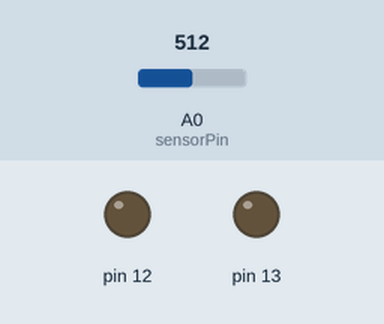
Bench run of a sketch on a simulated Arduino Uno, built with avr-gcc and run on an emulated ATmega328P. Shown: output pins drawn as LEDs (lit = HIGH). Inputs (shaded band) come from the test bench; at power-on: A0 (sensorPin) = 512.

Above: at 1.2 s.
1.3 s: A0 (sensorPin) set to 485
At 2.4 s:
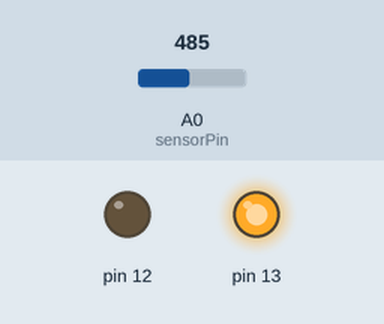
2.8 s: A0 (sensorPin) set to 510
At 3.5 s:
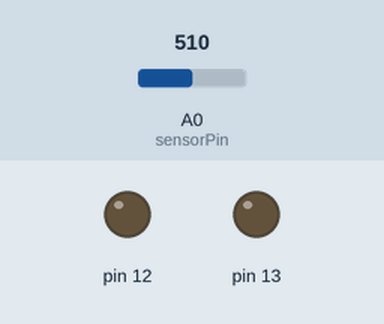
4.3 s: A0 (sensorPin) set to 490
At 4.7 s:
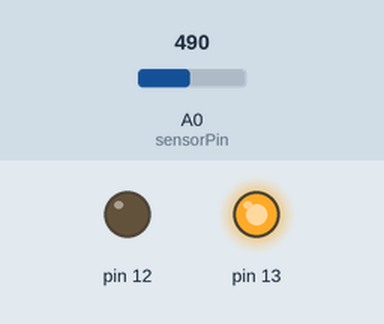
Timing chart, 0 to 7.3 s (numbered marks = the images above; inputs shaded):
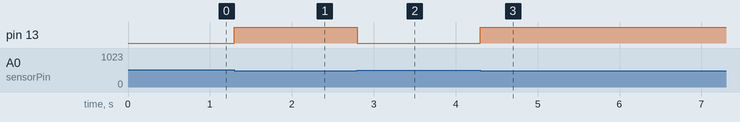

The sketch:

fotores.ino
```cpp
/*
** Ночник
**
** www.hobbytronics.co.uk
*/


int sensorPin = A0;            // устанавливаем входную ногу для АЦП
unsigned int sensorValue = 0;  // цифровое значение фоторезистора
void setup()
{
  pinMode(13, OUTPUT);
   pinMode(12, OUTPUT);
  Serial.begin(9600);        // старт последовательного вывода данных (для тестирования)
}

void loop()
{
  sensorValue = analogRead(sensorPin);  // считываем значение с фоторезистора
  if(sensorValue<500) digitalWrite(13, HIGH); // включаем
  else  digitalWrite(13, LOW);   // выключаем


  // Для отладки раскомментируйте нижеследующие строки
  //Serial.print(sensorValue, DEC);     // вывод данных с фоторезистора (0-1024)
  //Serial.println("");                 // возврат каретки
  //delay(500);
}
```

Measured:
- the behaviour switches between 500 and 499 on A0 (sensorPin) (found by bisection; images 0 and 1)
- after the input at 1.3 s, pin 13: LOW → HIGH at once
- after the input at 2.8 s, pin 13: HIGH → LOW at once
- after the input at 4.3 s, pin 13: LOW → HIGH at once
